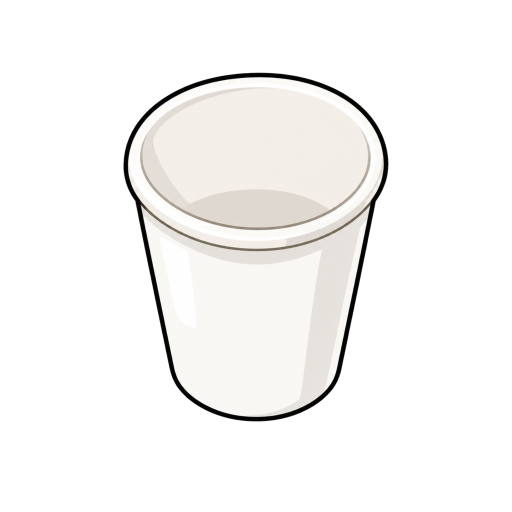
#> input picture pipeline/staging/assets/cafe-cup.png, 1024 x 1024 px, found by its file name (shown at 1/2 size)
$ python gen-cup-mask.py
#> lines starting #> are read from the running program, lines starting #| are printed output that depends on the picture; after the words box and inside, x2 and y2 are one past the last pixel; in counts of white or black regions, pixels touching at a corner belong together
# gen-cup-mask.py — 컵 내부 마스크 생성 (컵 아트 교체 시 재실행)
# 방식: 실루엣 침식 — 외곽 실루엣(그림자 포함)을 잡아 벽 두께+그림자 여유만큼 균일 침식.
#   내부 디테일(링 라인·광택 스트로크·그 테두리)에 완전 무관 → 스캔라인/플러드필의 오염 문제 원천 회피.
# 사용: python tools/gen-cup-mask.py
from PIL import Image, ImageDraw, ImageFilter

SRC = r'pipeline/staging/assets/cafe-cup.png'
DEST = r'src/assets/img/cafe-cup-mask.webp'
ERODE_PASSES = 3  # MinFilter(15) 1회 ≈ 7px 침식 — 벽(~15px)+외곽 그림자(~15px) 커버는 3회부터 조정

src = Image.open(SRC).convert('RGBA')
#> src is the input picture: PIL image 1024x1024 RGBA; mean R, G, B, A 61.1, 60.2, 59, 68.4
W, H = src.size
#> W = 1024; H = 1024

# 1) 실루엣: 스트로크 틈 봉합(팽창) 후 바깥 플러드 — 도달 못한 모든 픽셀 = 실루엣(내부 포함)
bar = src.getchannel('A').point(lambda v: 255 if v > 20 else 0, 'L').filter(ImageFilter.MaxFilter(7))
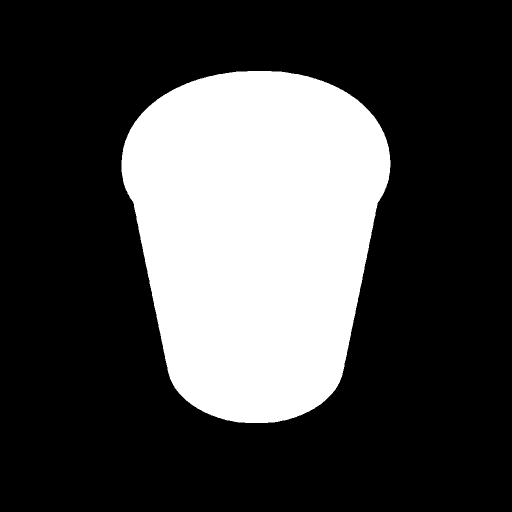
#> bar: PIL image 1024x1024 L (shown at 1/2 size); 27.6% white; 1 white region, box (x1, y1, x2, y2) and area: (243, 142, 781, 846) 289760
m = bar.point(lambda v: 0 if v else 255, 'L')  # 열린 곳 255
for seed in [(0, 0), (W - 1, 0), (0, H - 1), (W - 1, H - 1)]:
    if m.getpixel(seed) == 255:
        ImageDraw.floodfill(m, seed, 128)
sil = m.point(lambda v: 0 if v == 128 else 255, 'L')  # 바깥(128)만 제외 = 실루엣

# 2) 균일 침식 — 벽 안쪽으로
inner = sil
for _ in range(ERODE_PASSES):
    inner = inner.filter(ImageFilter.MinFilter(15))
#> this loop made 3 passes
#> pass 1, `inner = inner.filter(ImageFilter.MinFilter(15))`:
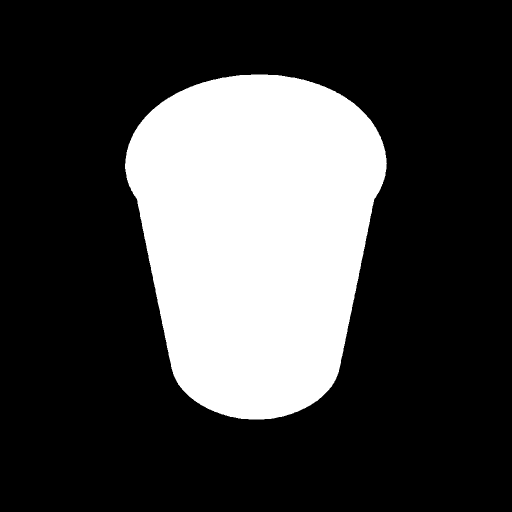
#> inner: PIL image 1024x1024 L (shown at 1/2 size); 26% white; 1 white region, box (x1, y1, x2, y2) and area: (250, 149, 774, 839) 272568
#> pass 2, `inner = inner.filter(ImageFilter.MinFilter(15))`:
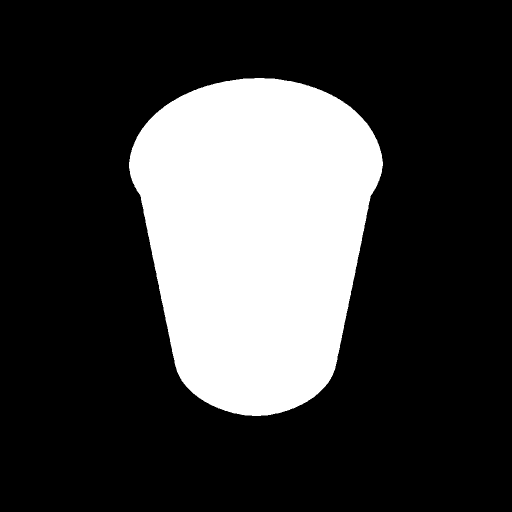
#> inner: PIL image 1024x1024 L (shown at 1/2 size); 24.4% white; 1 white region, box (x1, y1, x2, y2) and area: (258, 156, 766, 832) 255784
#> pass 3, `inner = inner.filter(ImageFilter.MinFilter(15))`:
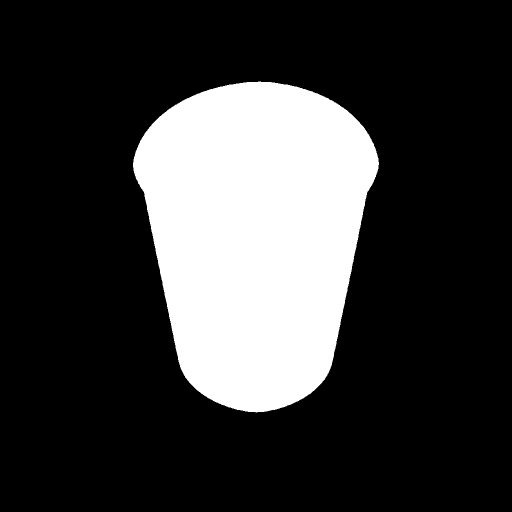
#> inner: PIL image 1024x1024 L (shown at 1/2 size); 22.8% white; 1 white region, box (x1, y1, x2, y2) and area: (266, 163, 758, 825) 239410

# 3) 라운딩
inner = inner.filter(ImageFilter.GaussianBlur(4)).point(lambda v: 255 if v > 140 else 0, 'L')
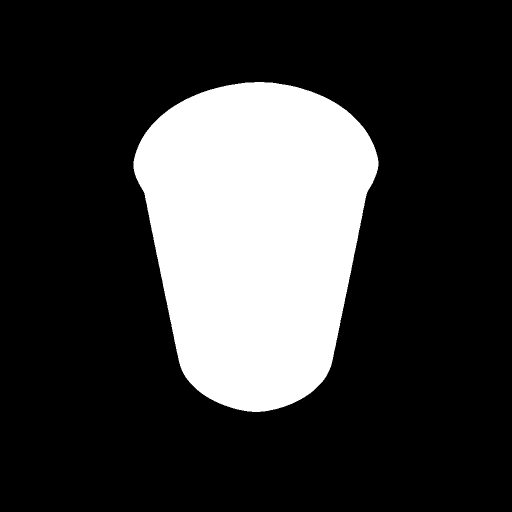
#> inner: PIL image 1024x1024 L (shown at 1/2 size); 22.7% white; 1 white region, box (x1, y1, x2, y2) and area: (267, 164, 757, 824) 238346

out = Image.new('RGBA', (W, H), (255, 255, 255, 0))
out.putalpha(inner)
out.resize((512, int(512 * H / W)), Image.LANCZOS).save(DEST, 'WEBP', quality=90)
print('mask →', DEST, (W, H), 'bbox:', inner.getbbox())
#| mask → src/assets/img/cafe-cup-mask.webp (1024, 1024) bbox: (267, 164, 757, 824)
# 주의: cafe-cup의 deco rect는 아트 종횡비와 일치해야 픽셀 정합 (levels.ts)

$ run again, with pipeline/staging/assets/bakery-bread-choco.png copied over pipeline/staging/assets/cafe-cup.png
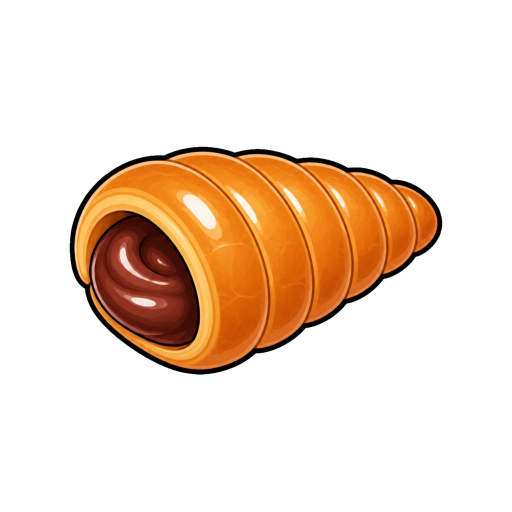
#> input picture pipeline/staging/assets/bakery-bread-choco.png, 1024 x 1024 px, found by its file name (shown at 1/2 size)
#> src is the input picture: PIL image 1024x1024 RGBA; mean R, G, B, A 43.7, 24.2, 8.1, 58.1
#> `bar = src.getchannel('A').point(lambda v: 255 if v > 20 else 0, 'L').f..`:
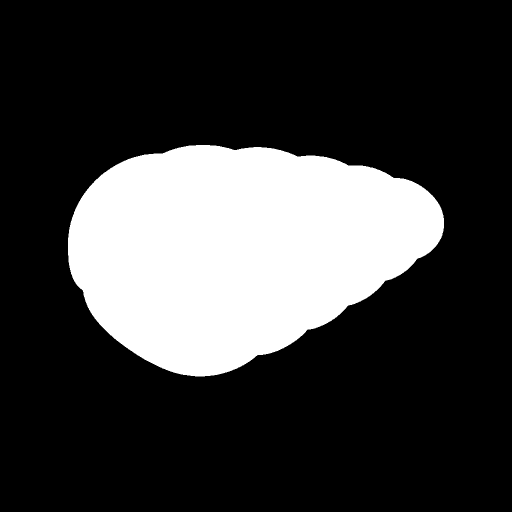
#> bar: PIL image 1024x1024 L (shown at 1/2 size); 23.6% white; 1 white region, box (x1, y1, x2, y2) and area: (136, 290, 888, 753) 247659
#> `inner = inner.filter(ImageFilter.GaussianBlur(4)).point(lambda v: 255 ..`:
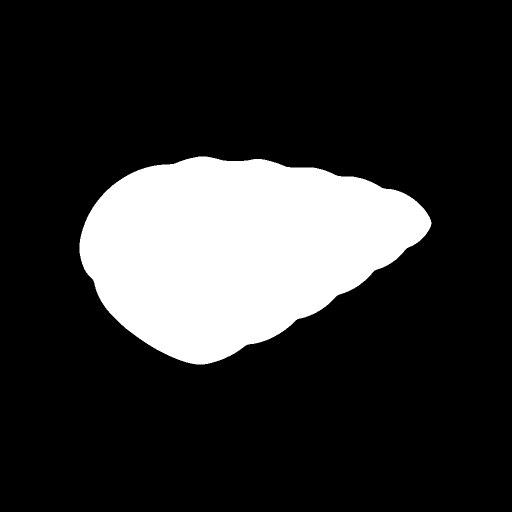
#> inner: PIL image 1024x1024 L (shown at 1/2 size); 18.8% white; 1 white region, box (x1, y1, x2, y2) and area: (159, 313, 863, 729) 197144
#| mask → src/assets/img/cafe-cup-mask.webp (1024, 1024) bbox: (159, 313, 863, 729)

$ run again, with pipeline/staging/assets/bakery-bread-cream.png copied over pipeline/staging/assets/cafe-cup.png
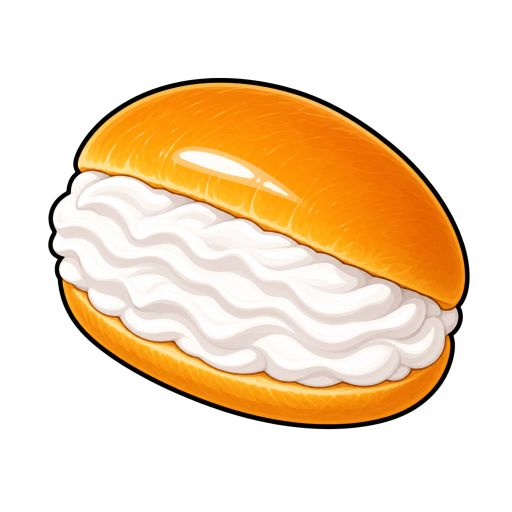
#> input picture pipeline/staging/assets/bakery-bread-cream.png, 1024 x 1024 px, found by its file name (shown at 1/2 size)
#> src is the input picture: PIL image 1024x1024 RGBA; mean R, G, B, A 100.5, 78, 50.1, 110.7
#> `bar = src.getchannel('A').point(lambda v: 255 if v > 20 else 0, 'L').f..`:
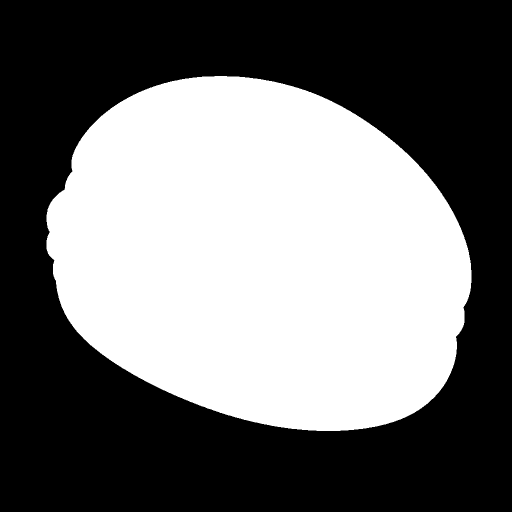
#> bar: PIL image 1024x1024 L (shown at 1/2 size); 44.5% white; 1 white region, box (x1, y1, x2, y2) and area: (93, 152, 943, 862) 466397
#> `inner = inner.filter(ImageFilter.GaussianBlur(4)).point(lambda v: 255 ..`:
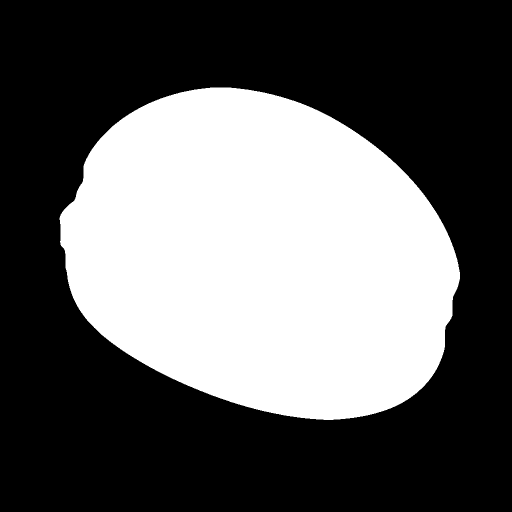
#> inner: PIL image 1024x1024 L (shown at 1/2 size); 38.2% white; 1 white region, box (x1, y1, x2, y2) and area: (119, 175, 920, 840) 400927
#| mask → src/assets/img/cafe-cup-mask.webp (1024, 1024) bbox: (119, 175, 920, 840)
